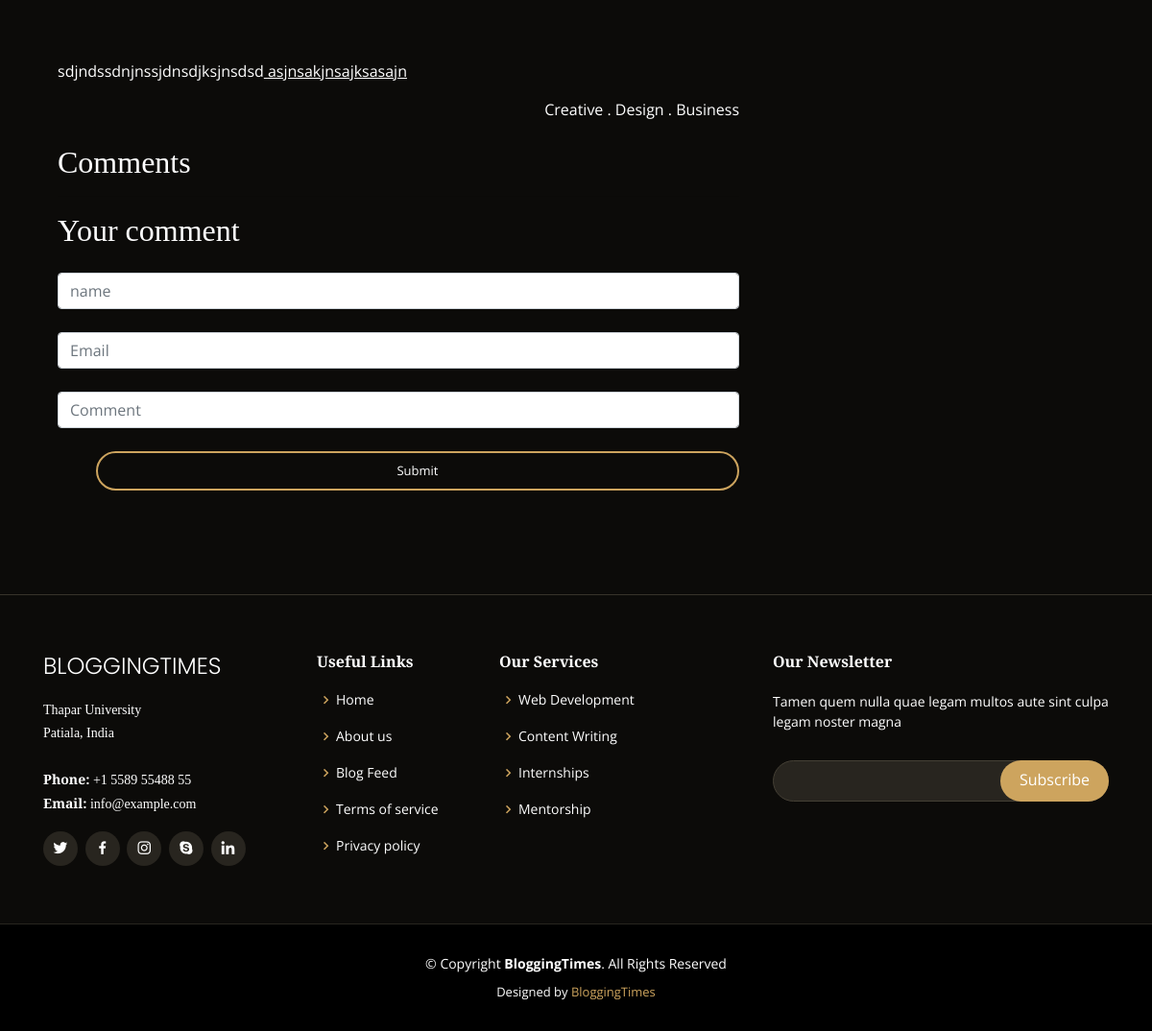
/post/1/ (lower part), run on an earlier commit of the app's database.
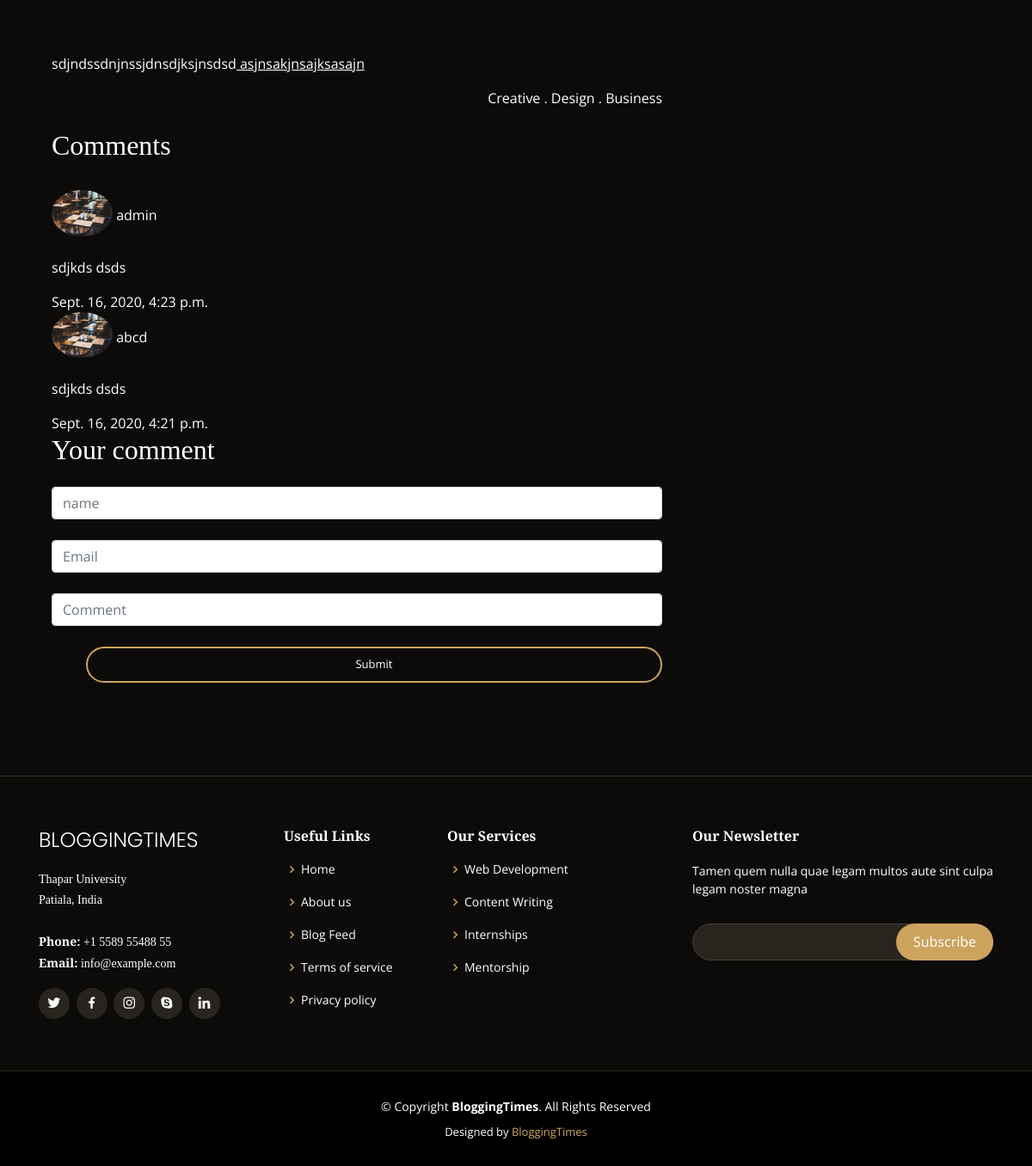
And on a later commit of the database.
### blog/models.py (models this page shows, shortened)
class comment(models.Model):
    post=models.ForeignKey(Post,on_delete=models.CASCADE,related_name='coments')
    name=models.CharField(max_length=180)
    email=models.EmailField()
    body=models.TextField()
    created_on=models.DateTimeField(auto_now_add=True)
    active=models.BooleanField(default=True)
    class Meta:
        ordering=['created_on']

### blog/views.py (the view)
# urls.py: path('post/<int:pk>/', PostDetailView, name='post-detail'),
def PostDetailView(request,pk):
    template_name='single-blog-page.html'
    post=get_object_or_404(Post,id=pk)
    comments=comment.objects.filter(active=True).filter(post=post).order_by('-created_on')
    if request.method=='POST':
        comment_form=cmtform(request.POST or None)
        try:
            if comment_form.is_valid():
                if request.user.is_authenticated:
                    name= request.user
                    email= name.email
                    body=comment_form.cleaned_data.get('body')
                else:
                    name= comment_form.cleaned_data.get('name')
                    email= comment_form.cleaned_data.get('email')
                    body=comment_form.cleaned_data.get('body')
                comment_form1 = comment.objects.create(
                    post=post,
                    name=name,
                    email=email,
                    body=body,
                )
        except ObjectDoesNotExist:
            messages.error(self.request, "fill the form correctly")
    else:
        comment_form=cmtform()
    return render(request, template_name, {'post': post,
                                           'comments': comments,
                                           'comment_form': cmtform})

### templates/single-blog-page.html (shortened to what this page needs)
{% extends 'base.html' %}
{% load static%}
{% block content %}
  <body>
  <main id="main">
      <section class="inner-page">
        <div class="container" data-aos="fade-up">
          <div class="container-fluid">
            <main>
                <div class="row" >
                    <div class="col-12">
                    </div>
                </div>
                <div class="row">
                    <div class="col-lg-8">
                        <div class="post-full">
                            <div class="mb-4">
                                <p>
                                   {{post.content|safe}}
                                </p>
                                <span class="d-block text-right">Creative . Design . Business</span>
                            </div>
                            <div data-aos="fade-up" data-aos-delay="100">
                                <h2 class="comment-title">Comments</h2>
                                <hr />
                                {% for comm in comments %}
                                <div class="comment">
                                    <figure class="comment-figure">
                                        <img src="{% static 'img/gallery/gallery-1.jpg' %}" alt="Image" class="mb-2 rounded-circle comment-author">
                                        <span>{{comm.name}}</span>
                                    </figure>
                                    <div>
                                        <p>
                                            {{comm.body | linebreaks}}
                                        </p>
                                        <div class="d-flex justify-content-between">
                                            <span>{{comm.created_on}}</span>
                                        </div>
                                    </div>
                                </div>
                                {% endfor %}
                              </div>
                                <form action="" method="POST" class="mb-5 comment-form">
                                    <h2 class="tm-color-primary tm-post-title mb-4">Your comment</h2>
                                    <div class="mb-4">
                                    {{comment_form.name}}</div>
                                      <div class="mb-4">
                                    {{comment_form.email}}</div>
                                    <div class="mb-4">
                                    {{comment_form.body}}</div>
                                    <ul class="nav-menu d-none d-lg-block">
                                      <p class="book-a-table text-center"><a href="#book-a-table"><button type="submit" style="width:100%;background-color:transparent;border:0px; color:white;height:100%">Submit</button></a>
                                     </ul>
                                </form>
                            </div>
                        </div>
                    </div>
                  </div>
            </main>
{% endblock content%}

What changed in the data, as far as the page shows it:
added comment: name "admin", body "sdjkds dsds", created_on "Sept. 16, 2020, 4:23 p.m."
added comment: name "abcd", body "sdjkds dsds", created_on "Sept. 16, 2020, 4:21 p.m."
